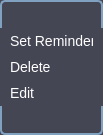
<?xml version="1.0" encoding="UTF-8"?>
<ui version="4.0">
 <class>MessageContextMenu</class>
 <widget class="QWidget" name="MessageContextMenu">
  <property name="geometry">
   <rect>
    <x>0</x>
    <y>0</y>
    <width>103</width>
    <height>135</height>
   </rect>
  </property>
  <property name="minimumSize">
   <size>
    <width>100</width>
    <height>80</height>
   </size>
  </property>
  <property name="maximumSize">
   <size>
    <width>103</width>
    <height>135</height>
   </size>
  </property>
  <property name="windowTitle">
   <string>Form</string>
  </property>
  <property name="styleSheet">
   <string notr="true">QWidget#MessageContextMenu {
    background-color: rgb(68, 70, 84);
    color: #ffffff;
    border: 2px solid #81a1c1;
    border-radius: 5px;
    padding: 5px;
}

QPushButton {
color: #FFFFFF;
background-color: rgb(68, 70, 84);
border: none;
padding: 5px 10px;
font-size: 14px;
text-align:left;
}

QPushButton:hover {
background-color: #7f7f7f;
}

QPushButton:pressed {
background-color: #2A85CA;
}</string>
  </property>
  <layout class="QVBoxLayout" name="verticalLayout_2">
   <property name="spacing">
    <number>0</number>
   </property>
   <property name="leftMargin">
    <number>0</number>
   </property>
   <property name="topMargin">
    <number>0</number>
   </property>
   <property name="rightMargin">
    <number>0</number>
   </property>
   <property name="bottomMargin">
    <number>0</number>
   </property>
   <item>
    <layout class="QVBoxLayout" name="verticalLayout">
     <property name="spacing">
      <number>0</number>
     </property>
     <item>
      <widget class="QPushButton" name="notificationReminderButton">
       <property name="styleSheet">
        <string notr="true"/>
       </property>
       <property name="text">
        <string>Set Reminder</string>
       </property>
      </widget>
     </item>
     <item>
      <widget class="QPushButton" name="deleteButton">
       <property name="enabled">
        <bool>true</bool>
       </property>
       <property name="styleSheet">
        <string notr="true"/>
       </property>
       <property name="text">
        <string>Delete</string>
       </property>
       <property name="checkable">
        <bool>false</bool>
       </property>
      </widget>
     </item>
     <item>
      <widget class="QPushButton" name="editButton">
       <property name="text">
        <string>Edit</string>
       </property>
      </widget>
     </item>
    </layout>
   </item>
  </layout>
 </widget>
 <resources/>
 <connections/>
</ui>
